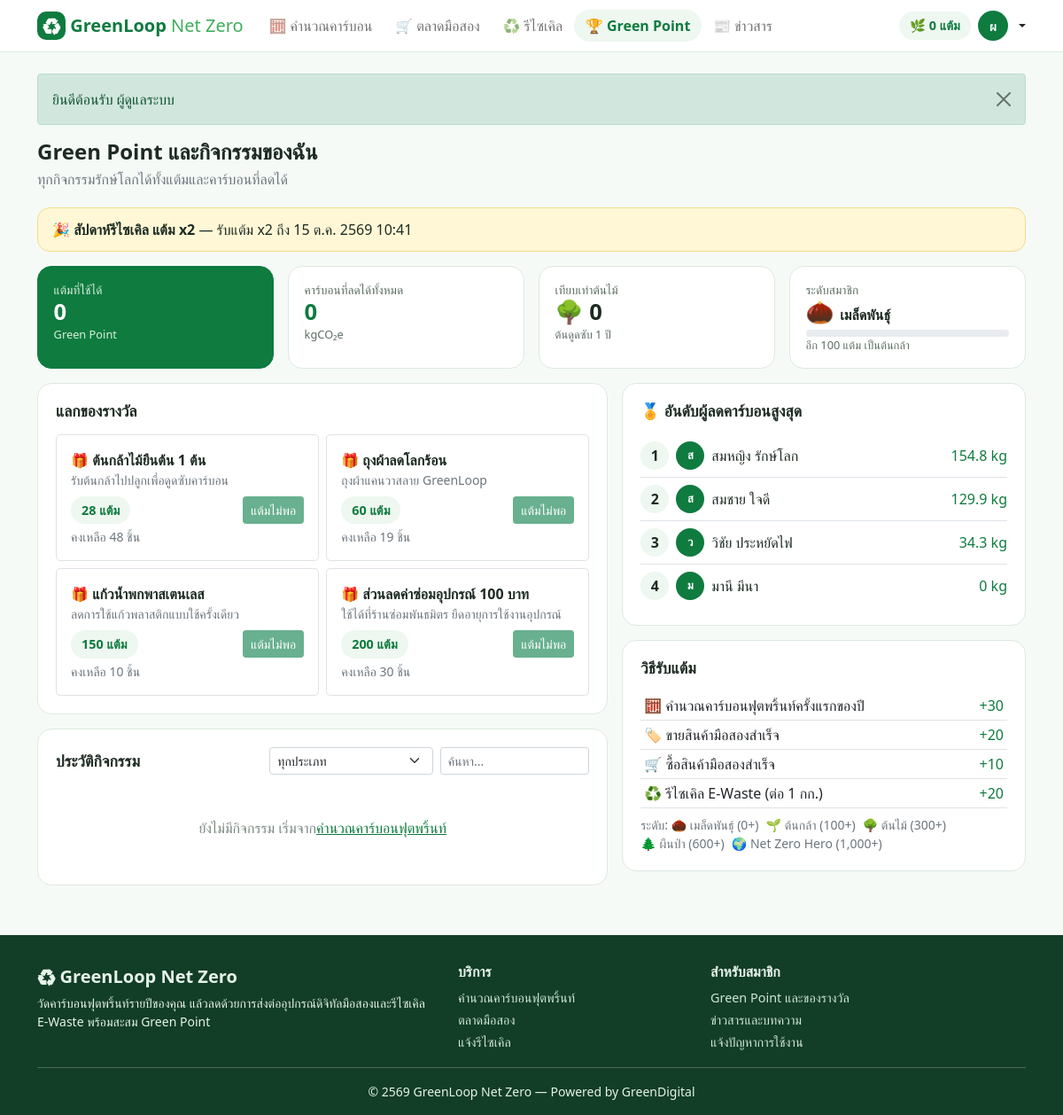
Page /points.php (signed in) on the committed database.
### tables this page shows
CREATE TABLE users (
    id INT UNSIGNED AUTO_INCREMENT PRIMARY KEY,
    name VARCHAR(100) NOT NULL,
    email VARCHAR(120) NOT NULL,
    phone VARCHAR(10) NOT NULL DEFAULT '',
    address VARCHAR(255) NOT NULL DEFAULT '',
    avatar VARCHAR(150) NULL,
    password_hash VARCHAR(255) NOT NULL,
    secret_question VARCHAR(150) NOT NULL,
    secret_answer_hash VARCHAR(255) NOT NULL,
    role ENUM('user','admin') NOT NULL DEFAULT 'user',
    status ENUM('active','suspended') NOT NULL DEFAULT 'active',
    green_points INT UNSIGNED NOT NULL DEFAULT 0,
    created_at DATETIME NOT NULL DEFAULT CURRENT_TIMESTAMP,
    UNIQUE KEY uq_users_email (email)
);

CREATE TABLE contents (
    id INT UNSIGNED AUTO_INCREMENT PRIMARY KEY,
    type ENUM('news','banner','campaign') NOT NULL DEFAULT 'news',
    title VARCHAR(150) NOT NULL,
    body TEXT NOT NULL,
    image VARCHAR(150) NULL,
    point_multiplier DECIMAL(3,1) NOT NULL DEFAULT 1.0 COMMENT 'ใช้กับแคมเปญ: ตัวคูณ Green Point',
    publish_at DATETIME NOT NULL COMMENT 'เริ่มแสดงผล',
    expire_at DATETIME NULL COMMENT 'สิ้นสุดการแสดงผล (NULL = ไม่มีกำหนด)',
    is_active TINYINT(1) NOT NULL DEFAULT 1,
    created_by INT UNSIGNED NOT NULL,
    created_at DATETIME NOT NULL DEFAULT CURRENT_TIMESTAMP,
    KEY idx_contents_window (publish_at, expire_at),
    CONSTRAINT fk_contents_user FOREIGN KEY (created_by) REFERENCES users (id) ON DELETE CASCADE
);

CREATE TABLE rewards (
    id INT UNSIGNED AUTO_INCREMENT PRIMARY KEY,
    name VARCHAR(120) NOT NULL,
    description VARCHAR(255) NOT NULL DEFAULT '',
    points_cost INT UNSIGNED NOT NULL,
    stock INT UNSIGNED NOT NULL DEFAULT 0,
    is_active TINYINT(1) NOT NULL DEFAULT 1
);

### config.php (called while the page is built)
<?php
function gc_env($name, $default)
{
    $v = getenv($name);
    return $v === false ? $default : $v;
}
return [
    'db_host' => gc_env('GC_DB_HOST', '127.0.0.1'),
    'db_port' => gc_env('GC_DB_PORT', '3306'),
    'db_name' => gc_env('GC_DB_NAME', 'greencarbon'),
    'db_user' => gc_env('GC_DB_USER', 'root'),
    'db_pass' => gc_env('GC_DB_PASS', ''),
];

### points.php (the view, shortened to what this page needs)
<?php
require __DIR__ . '/includes/init.php';
$u = require_login();
list($level, $next, $earned) = user_level($u['id']);
$saved = co2_saved($u['id']);
$rewards = rows('SELECT * FROM rewards WHERE is_active = 1 ORDER BY points_cost');
$type = isset(ACTIVITY_TYPES[get('type')]) ? get('type') : '';
$acts = $type
    ? rows('SELECT * FROM green_activities WHERE user_id = ? AND type = ? ORDER BY id DESC LIMIT 100', [$u['id'], $type])
    : rows('SELECT * FROM green_activities WHERE user_id = ? ORDER BY id DESC LIMIT 100', [$u['id']]);
$leaders = rows("SELECT u.id, u.name, u.avatar, COALESCE(SUM(a.co2_saved_kg), 0) AS co2, COALESCE(SUM(IF(a.points > 0, a.points, 0)), 0) AS pts
    FROM users u LEFT JOIN green_activities a ON a.user_id = u.id WHERE u.role = 'user' AND u.status = 'active' GROUP BY u.id ORDER BY co2 DESC, pts DESC LIMIT 5");
$campaign = active_campaign();
require __DIR__ . '/includes/header.php';
?>
<?= page_header('Green Point และกิจกรรมของฉัน', 'ทุกกิจกรรมรักษ์โลกได้ทั้งแต้มและคาร์บอนที่ลดได้') ?>
<?php if ($campaign): ?><div class="campaign-bar mb-3">🎉 <strong><?= e($campaign['title']) ?></strong> — รับแต้ม x<?= num($campaign['point_multiplier'], 1) ?> ถึง <?= thai_date($campaign['expire_at']) ?></div><?php endif; ?>
<div class="row g-3 mb-3">
  <div class="col-6 col-lg-3"><div class="stat green"><div class="label">แต้มที่ใช้ได้</div><div class="value"><?= number_format($u['green_points']) ?></div><div class="unit">Green Point</div></div></div>
  <div class="col-6 col-lg-3"><div class="stat"><div class="label">คาร์บอนที่ลดได้ทั้งหมด</div><div class="value text-success"><?= num($saved, 1) ?></div><div class="unit">kgCO₂e</div></div></div>
  <div class="col-6 col-lg-3"><div class="stat"><div class="label">เทียบเท่าต้นไม้</div><div class="value">🌳 <?= num(trees($saved), 1) ?></div><div class="unit">ต้นดูดซับ 1 ปี</div></div></div>
  <div class="col-6 col-lg-3"><div class="stat"><div class="label">ระดับสมาชิก</div><div class="value"><?= $level[2] ?> <span class="fs-6"><?= e($level[1]) ?></span></div>
    <?php if ($next): ?>
      <div class="progress mt-1" style="height:.5rem"><div class="progress-bar bg-success" style="width:<?= round(($earned - $level[0]) / ($next[0] - $level[0]) * 100) ?>%"></div></div>
      <div class="unit">อีก <?= number_format($next[0] - $earned) ?> แต้ม เป็น<?= e($next[1]) ?></div>
    <?php else: ?><div class="unit">ระดับสูงสุดแล้ว</div><?php endif; ?></div></div>
</div>
<div class="row g-3">
  <div class="col-lg-7">
    <div class="panel">
      <h2>แลกของรางวัล</h2>
      <div class="row g-2">
      <?php foreach ($rewards as $r): $can = $u['green_points'] >= $r['points_cost'] && $r['stock'] > 0; ?>
        <div class="col-sm-6"><div class="border rounded-3 p-3 h-100 d-flex flex-column">
          <strong>🎁 <?= e($r['name']) ?></strong><div class="small text-muted flex-grow-1"><?= e($r['description']) ?></div>
          <div class="d-flex justify-content-between align-items-center mt-2"><span class="chip"><?= number_format($r['points_cost']) ?> แต้ม</span>
            <form method="post" data-confirm="ใช้ <?= (int) $r['points_cost'] ?> แต้มแลกของรางวัลนี้?"><?= csrf_field() ?><input type="hidden" name="reward_id" value="<?= $r['id'] ?>">
              <button class="btn btn-sm btn-success" <?= $can ? '' : 'disabled' ?>><?= $r['stock'] < 1 ? 'หมด' : ($can ? 'แลก' : 'แต้มไม่พอ') ?></button></form></div>
          <div class="small text-muted mt-1">คงเหลือ <?= (int) $r['stock'] ?> ชิ้น</div>
        </div></div>
      <?php endforeach; ?>
      </div>
    </div>
    <div class="panel">
      <div class="d-flex justify-content-between align-items-center flex-wrap gap-2 mb-3">
        <h2 class="mb-0">ประวัติกิจกรรม</h2>
        <form method="get" class="d-flex gap-2">
          <select name="type" class="form-select form-select-sm" onchange="this.form.submit()" aria-label="กรองประเภทกิจกรรม"><option value="">ทุกประเภท</option>
            <?php foreach (ACTIVITY_TYPES as $k => $v): ?><option value="<?= $k ?>" <?= $type === $k ? 'selected' : '' ?>><?= e($v[0]) ?></option><?php endforeach; ?></select>
          <input type="search" class="form-control form-control-sm" placeholder="ค้นหา..." data-filter="#acts" aria-label="ค้นหากิจกรรม">
        </form>
      </div>
      <?php if (!$acts): ?><div class="empty">ยังไม่มีกิจกรรม เริ่มจาก<a href="<?= e(url('footprint.php')) ?>">คำนวณคาร์บอนฟุตพริ้นท์</a></div><?php endif; ?>
    </div>
  </div>
  <div class="col-lg-5">
    <div class="panel">
      <h2>🏅 อันดับผู้ลดคาร์บอนสูงสุด</h2>
      <?php foreach ($leaders as $i => $l): ?>
        <div class="d-flex align-items-center gap-2 py-2 <?= $i ? 'border-top' : '' ?> <?= (int) $l['id'] === (int) $u['id'] ? 'fw-bold' : '' ?>">
          <span class="rank"><?= $i + 1 ?></span><?= avatar_html($l, 32) ?><span class="flex-grow-1"><?= e($l['name']) ?><?= (int) $l['id'] === (int) $u['id'] ? ' (คุณ)' : '' ?></span>
          <span class="text-success"><?= num($l['co2'], 1) ?> kg</span>
        </div>
      <?php endforeach; ?>
    </div>
    <div class="panel">
      <h2>วิธีรับแต้ม</h2>
      <table class="table table-sm mb-0"><tbody>
        <tr><td>🧮 คำนวณคาร์บอนฟุตพริ้นท์ครั้งแรกของปี</td><td class="text-end text-success">+<?= (int) setting('points_footprint', 30) ?></td></tr>
        <tr><td>🏷️ ขายสินค้ามือสองสำเร็จ</td><td class="text-end text-success">+<?= (int) setting('points_sell', 20) ?></td></tr>
        <tr><td>🛒 ซื้อสินค้ามือสองสำเร็จ</td><td class="text-end text-success">+<?= (int) setting('points_buy', 10) ?></td></tr>
        <tr><td>♻️ รีไซเคิล E-Waste (ต่อ 1 กก.)</td><td class="text-end text-success">+<?= (int) setting('points_recycle_per_kg', 20) ?></td></tr>
      </tbody></table>
      <div class="small text-muted mt-2">ระดับ: <?php foreach (LEVELS as $lv): ?><span class="me-2 text-nowrap"><?= $lv[2] ?> <?= e($lv[1]) ?> (<?= number_format($lv[0]) ?>+)</span><?php endforeach; ?></div>
    </div>
  </div>
</div>
<?php require __DIR__ . '/includes/footer.php'; ?>

### includes/header.php (shortened to what this page needs)
<?php
$u = user();
$self = basename($_SERVER['SCRIPT_NAME']);
$nav = [
    'footprint.php' => '🧮 คำนวณคาร์บอน',
    'market.php' => '🛒 ตลาดมือสอง',
    'recycle.php' => '♻️ รีไซเคิล',
    'points.php' => '🏆 Green Point',
    'news.php' => '📰 ข่าวสาร',
];
?>
<!doctype html>
<html lang="th">
<head>
<link href="<?= e(url('assets/vendor/bootstrap.min.css')) ?>" rel="stylesheet">
<link href="<?= e(url('assets/css/style.css')) ?>?v=1" rel="stylesheet">
</head>
<body>
<nav class="navbar navbar-expand-lg navbar-light sticky-top gl-nav">
  <div class="container">
    <a class="navbar-brand" href="<?= e(url('index.php')) ?>"><span class="logo-mark">♻</span> GreenLoop <span class="logo-sub">Net Zero</span></a>
    <div class="collapse navbar-collapse" id="nav">
      <ul class="navbar-nav me-auto">
        <?php foreach ($nav as $file => $label): ?>
          <li class="nav-item"><a class="nav-link <?= $self === $file ? 'active' : '' ?>" href="<?= e(url($file)) ?>"><?= $label ?></a></li>
        <?php endforeach; ?>
      </ul>
      <div class="d-flex align-items-center gap-2 flex-wrap py-2 py-lg-0">
      <?php if ($u): ?>
        <a class="chip" href="<?= e(url('points.php')) ?>" title="Green Point">🌿 <?= number_format($u['green_points']) ?> แต้ม</a>
        <div class="dropdown">
          <a class="d-flex align-items-center gap-2 text-decoration-none dropdown-toggle text-dark" href="#" data-bs-toggle="dropdown"><?= avatar_html($u, 34) ?><span class="d-lg-none"><?= e($u['name']) ?></span></a>
        </div>
      <?php else: ?>
        <a class="btn btn-outline-success btn-sm" href="<?= e(url('login.php')) ?>">เข้าสู่ระบบ</a>
        <a class="btn btn-success btn-sm" href="<?= e(url('register.php')) ?>">สมัครสมาชิก</a>
      <?php endif; ?>
      </div>
    </div>
  </div>
</nav>
<main class="<?= isset($mainClass) ? e($mainClass) : 'container py-4' ?>">
<?php if (!empty($_SESSION['flash'])): ?>
  <div class="<?= isset($mainClass) ? 'container pt-3' : '' ?>">
  <?php foreach ($_SESSION['flash'] as $flashMsg): ?>
    <div class="alert alert-<?= e($flashMsg[0]) ?> alert-dismissible fade show" role="alert"><?= e($flashMsg[1]) ?><button type="button" class="btn-close" data-bs-dismiss="alert" aria-label="ปิด"></button></div>
  <?php endforeach; unset($_SESSION['flash']); ?>
  </div>
<?php endif; ?>

### includes/init.php (shortened to what this page needs)
<?php
function db()
{
    static $pdo = null;
    if ($pdo === null) {
        $c = require ROOT_PATH . '/config.php';
        try {
            $pdo = new PDO(
                "mysql:host={$c['db_host']};port={$c['db_port']};dbname={$c['db_name']};charset=utf8mb4",
                $c['db_user'],
                $c['db_pass'],
                [
                    PDO::ATTR_ERRMODE => PDO::ERRMODE_EXCEPTION,
                    PDO::ATTR_DEFAULT_FETCH_MODE => PDO::FETCH_ASSOC,
                    PDO::ATTR_EMULATE_PREPARES => false,
                ]
            );
            $pdo->exec("SET time_zone = '+07:00'");
        } catch (PDOException $ex) {
            http_response_code(500);
            exit('<h3>เชื่อมต่อฐานข้อมูลไม่ได้</h3><p>กรุณานำเข้าไฟล์ <code>database.sql</code> และตรวจสอบการตั้งค่าใน <code>config.php</code></p>');
        }
    }
    return $pdo;
}
function q($sql, $params = [])
{
    $st = db()->prepare($sql);
    $st->execute($params);
    return $st;
}
function row($sql, $params = [])
{
    $r = q($sql, $params)->fetch();
    return $r ?: null;
}
function rows($sql, $params = [])
{
    return q($sql, $params)->fetchAll();
}
function val($sql, $params = [])
{
    return q($sql, $params)->fetchColumn();
}
function e($s)
{
    return htmlspecialchars((string) $s, ENT_QUOTES, 'UTF-8');
}
function url($path = '')
{
    return BASE_URL . '/' . ltrim($path, '/');
}
function get($key, $default = '')
{
    return isset($_GET[$key]) && is_string($_GET[$key]) ? trim($_GET[$key]) : $default;
}
function num($n, $dec = 2)
{
    $s = number_format((float) $n, $dec);
    return $dec > 0 ? rtrim(rtrim($s, '0'), '.') : $s;
}
function thai_date($dt, $time = true)
{
    $t = strtotime($dt);
    $m = ['', 'ม.ค.', 'ก.พ.', 'มี.ค.', 'เม.ย.', 'พ.ค.', 'มิ.ย.', 'ก.ค.', 'ส.ค.', 'ก.ย.', 'ต.ค.', 'พ.ย.', 'ธ.ค.'];
    return date('j', $t) . ' ' . $m[(int) date('n', $t)] . ' ' . (date('Y', $t) + 543) . ($time ? ' ' . date('H:i', $t) : '');
}
function setting($name, $default = '')
{
    static $all = null;
    if ($all === null) {
        $all = [];
        foreach (rows('SELECT name, value FROM settings') as $r) {
            $all[$r['name']] = $r['value'];
        }
    }
    return isset($all[$name]) && $all[$name] !== '' ? $all[$name] : $default;
}
function user()
{
    static $u = false;
    if ($u === false) {
        $u = empty($_SESSION['uid']) ? null : row('SELECT * FROM users WHERE id = ?', [$_SESSION['uid']]);
    }
    return $u;
}
function require_login()
{
    if (!user()) {
        $_SESSION['after_login'] = $_SERVER['REQUEST_URI'];
        flash('กรุณาเข้าสู่ระบบก่อนใช้งาน', 'warning');
        redirect('login.php');
    }
    return user();
}
function active_campaign()
{
    static $c = false;
    if ($c === false) {
        $c = row("SELECT * FROM contents WHERE type = 'campaign' AND " . CONTENT_LIVE . ' ORDER BY point_multiplier DESC, id DESC LIMIT 1');
    }
    return $c;
}
function user_level($uid)
{
    $earned = (int) val('SELECT COALESCE(SUM(points), 0) FROM green_activities WHERE user_id = ? AND points > 0', [$uid]);
    $cur = LEVELS[0];
    $next = null;
    foreach (LEVELS as $lv) {
        if ($earned >= $lv[0]) {
            $cur = $lv;
        } elseif ($next === null) {
            $next = $lv;
        }
    }
    return [$cur, $next, $earned];
}
function co2_saved($uid, $year = null)
{
    if ($year === null) {
        return (float) val('SELECT COALESCE(SUM(co2_saved_kg), 0) FROM green_activities WHERE user_id = ?', [$uid]);
    }
    return (float) val('SELECT COALESCE(SUM(co2_saved_kg), 0) FROM green_activities WHERE user_id = ? AND YEAR(created_at) = ?', [$uid, $year]);
}
function trees($kg)
{
    return $kg / max(0.1, (float) setting('tree_kg_per_year', 9.5));
}
function page_header($title, $subtitle = '')
{
    return '<div class="page-head"><h1>' . e($title) . '</h1>' . ($subtitle ? '<p class="text-muted mb-0">' . e($subtitle) . '</p>' : '') . '</div>';
}
function avatar_html($u, $size = 36)
{
    return '<span class="avatar avatar-text" style="width:' . $size . 'px;height:' . $size . 'px;font-size:' . round($size * .42) . 'px">' . e(mb_substr($u['name'], 0, 1)) . '</span>';
}

### rows in the picture
users: green_points "0", name "ผ"
contents: title "สัปดาห์รีไซเคิล แต้ม x2", point_multiplier "2", expire_at "15 ต.ค. 2569 10:41"
rewards: name "ต้นกล้าไม้ยืนต้น 1 ต้น", description "รับต้นกล้าไปปลูกเพื่อดูดซับคาร์บอน", points_cost "28", shows "แต้มไม่พอ", stock "48"
rewards: name "ถุงผ้าลดโลกร้อน", description "ถุงผ้าแคนวาสลาย GreenLoop", points_cost "60", shows "แต้มไม่พอ", stock "19"
rewards: name "แก้วน้ำพกพาสเตนเลส", description "ลดการใช้แก้วพลาสติกแบบใช้ครั้งเดียว", points_cost "150", shows "แต้มไม่พอ", stock "10"
rewards: name "ส่วนลดค่าซ่อมอุปกรณ์ 100 บาท", description "ใช้ได้ที่ร้านซ่อมพันธมิตร ยืดอายุการใช้งานอุปกรณ์", points_cost "200", shows "แต้มไม่พอ", stock "30"
users: name "ส", name "สมหญิง รักษ์โลก", co2 "154.8"
users: name "ส", name "สมชาย ใจดี", co2 "129.9"
users: name "ว", name "วิชัย ประหยัดไฟ", co2 "34.3"
users: name "ม", name "มานี มีนา", co2 "0"

### other values in the picture
$label "🧮 คำนวณคาร์บอน"
$label "🛒 ตลาดมือสอง"
$label "♻️ รีไซเคิล"
$label "🏆 Green Point"
$label "📰 ข่าวสาร"
$flashMsg[1] "ยินดีต้อนรับ ผู้ดูแลระบบ"
$title "Green Point และกิจกรรมของฉัน"
$subtitle "ทุกกิจกรรมรักษ์โลกได้ทั้งแต้มและคาร์บอนที่ลดได้"
num($saved, 1) "0"
num(trees($saved), 1) "0"
$level[2] "🌰"
$level[1] "เมล็ดพันธุ์"
$next[0] - $earned "100"
$next[1] "ต้นกล้า"
setting('points_footprint', 30) "30"
